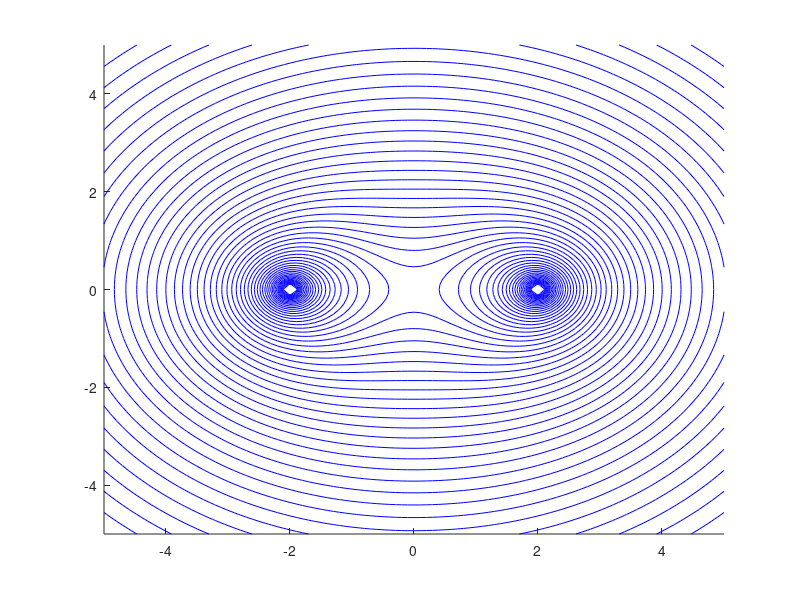

Here is the MATLAB script that generated this plot: (Note: this script raises an error after producing the figure.)
ix=5;
interval=50;
[x,y]=meshgrid(-ix:ix/interval:ix);

gamma = 100;
a = 2;
yo = 0;
y2=sqrt(3*a);

z=x+1i*y;
zo1=a+1i*yo;
zo2=-a+1i*yo;
Fz=-(1i*gamma*log(z-zo1))/2*pi;
Fz2=-(1i*gamma*log(z-zo2))/2*pi;

Fz3=Fz+Fz2;

hold all;
contour(x,y,imag(Fz3),interval,'b');
yline(sqrt(3*a),'r');
yline(-sqrt(3*a),'r');
